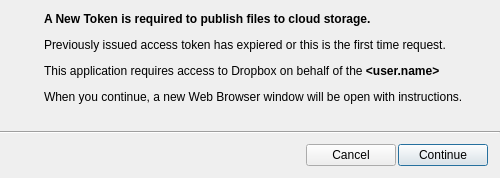
<?xml version="1.0" encoding="UTF-8"?>
<ui version="4.0">
 <class>TrustForm</class>
 <widget class="QWidget" name="TrustForm">
  <property name="geometry">
   <rect>
    <x>0</x>
    <y>0</y>
    <width>500</width>
    <height>178</height>
   </rect>
  </property>
  <property name="windowTitle">
   <string>Form</string>
  </property>
  <layout class="QVBoxLayout" name="verticalLayout_3" stretch="0,1,0,0">
   <property name="spacing">
    <number>2</number>
   </property>
   <property name="leftMargin">
    <number>0</number>
   </property>
   <property name="topMargin">
    <number>0</number>
   </property>
   <property name="rightMargin">
    <number>0</number>
   </property>
   <property name="bottomMargin">
    <number>0</number>
   </property>
   <item>
    <layout class="QHBoxLayout" name="horizontalLayout" stretch="0,1">
     <property name="spacing">
      <number>12</number>
     </property>
     <property name="leftMargin">
      <number>12</number>
     </property>
     <property name="topMargin">
      <number>12</number>
     </property>
     <property name="rightMargin">
      <number>12</number>
     </property>
     <property name="bottomMargin">
      <number>8</number>
     </property>
     <item>
      <layout class="QVBoxLayout" name="verticalLayout_2">
       <item>
        <widget class="QLabel" name="warning_label">
         <property name="minimumSize">
          <size>
           <width>0</width>
           <height>0</height>
          </size>
         </property>
         <property name="maximumSize">
          <size>
           <width>64</width>
           <height>64</height>
          </size>
         </property>
         <property name="text">
          <string/>
         </property>
        </widget>
       </item>
       <item>
        <spacer name="verticalSpacer">
         <property name="orientation">
          <enum>Qt::Vertical</enum>
         </property>
         <property name="sizeHint" stdset="0">
          <size>
           <width>20</width>
           <height>0</height>
          </size>
         </property>
        </spacer>
       </item>
      </layout>
     </item>
     <item>
      <layout class="QVBoxLayout" name="verticalLayout" stretch="0">
       <property name="spacing">
        <number>6</number>
       </property>
       <property name="leftMargin">
        <number>0</number>
       </property>
       <property name="topMargin">
        <number>0</number>
       </property>
       <property name="rightMargin">
        <number>0</number>
       </property>
       <property name="bottomMargin">
        <number>0</number>
       </property>
       <item>
        <widget class="QLabel" name="msg_label">
         <property name="text">
          <string>&lt;html&gt;&lt;head/&gt;&lt;body&gt;&lt;p&gt;&lt;span style=&quot; font-weight:600;&quot;&gt;A New Token is required to publish files to cloud storage.&lt;/span&gt;&lt;/p&gt;&lt;p&gt;Previously issued access token has expiered or this is the first time request.&lt;/p&gt;&lt;p&gt;This application requires access to Dropbox on behalf of the &lt;span style=&quot; font-weight:600;&quot;&gt;&amp;lt;user.name&amp;gt;&lt;/span&gt;&lt;/p&gt;&lt;p&gt;When you continue, a new Web Browser window will be open with instructions.&lt;/p&gt;&lt;/body&gt;&lt;/html&gt;</string>
         </property>
         <property name="wordWrap">
          <bool>true</bool>
         </property>
         <property name="textInteractionFlags">
          <set>Qt::TextSelectableByMouse</set>
         </property>
        </widget>
       </item>
      </layout>
     </item>
    </layout>
   </item>
   <item>
    <spacer name="verticalSpacer_2">
     <property name="orientation">
      <enum>Qt::Vertical</enum>
     </property>
     <property name="sizeHint" stdset="0">
      <size>
       <width>20</width>
       <height>0</height>
      </size>
     </property>
    </spacer>
   </item>
   <item>
    <widget class="Line" name="break_line">
     <property name="orientation">
      <enum>Qt::Horizontal</enum>
     </property>
    </widget>
   </item>
   <item>
    <layout class="QHBoxLayout" name="horizontalLayout_3">
     <property name="leftMargin">
      <number>12</number>
     </property>
     <property name="topMargin">
      <number>8</number>
     </property>
     <property name="rightMargin">
      <number>12</number>
     </property>
     <property name="bottomMargin">
      <number>12</number>
     </property>
     <item>
      <spacer name="horizontalSpacer">
       <property name="orientation">
        <enum>Qt::Horizontal</enum>
       </property>
       <property name="sizeHint" stdset="0">
        <size>
         <width>0</width>
         <height>20</height>
        </size>
       </property>
      </spacer>
     </item>
     <item>
      <widget class="QPushButton" name="cancel_btn">
       <property name="minimumSize">
        <size>
         <width>90</width>
         <height>0</height>
        </size>
       </property>
       <property name="text">
        <string>Cancel</string>
       </property>
      </widget>
     </item>
     <item>
      <widget class="QPushButton" name="ok_btn">
       <property name="minimumSize">
        <size>
         <width>90</width>
         <height>0</height>
        </size>
       </property>
       <property name="text">
        <string>Continue</string>
       </property>
       <property name="default">
        <bool>true</bool>
       </property>
      </widget>
     </item>
    </layout>
   </item>
  </layout>
 </widget>
 <resources/>
 <connections/>
</ui>
